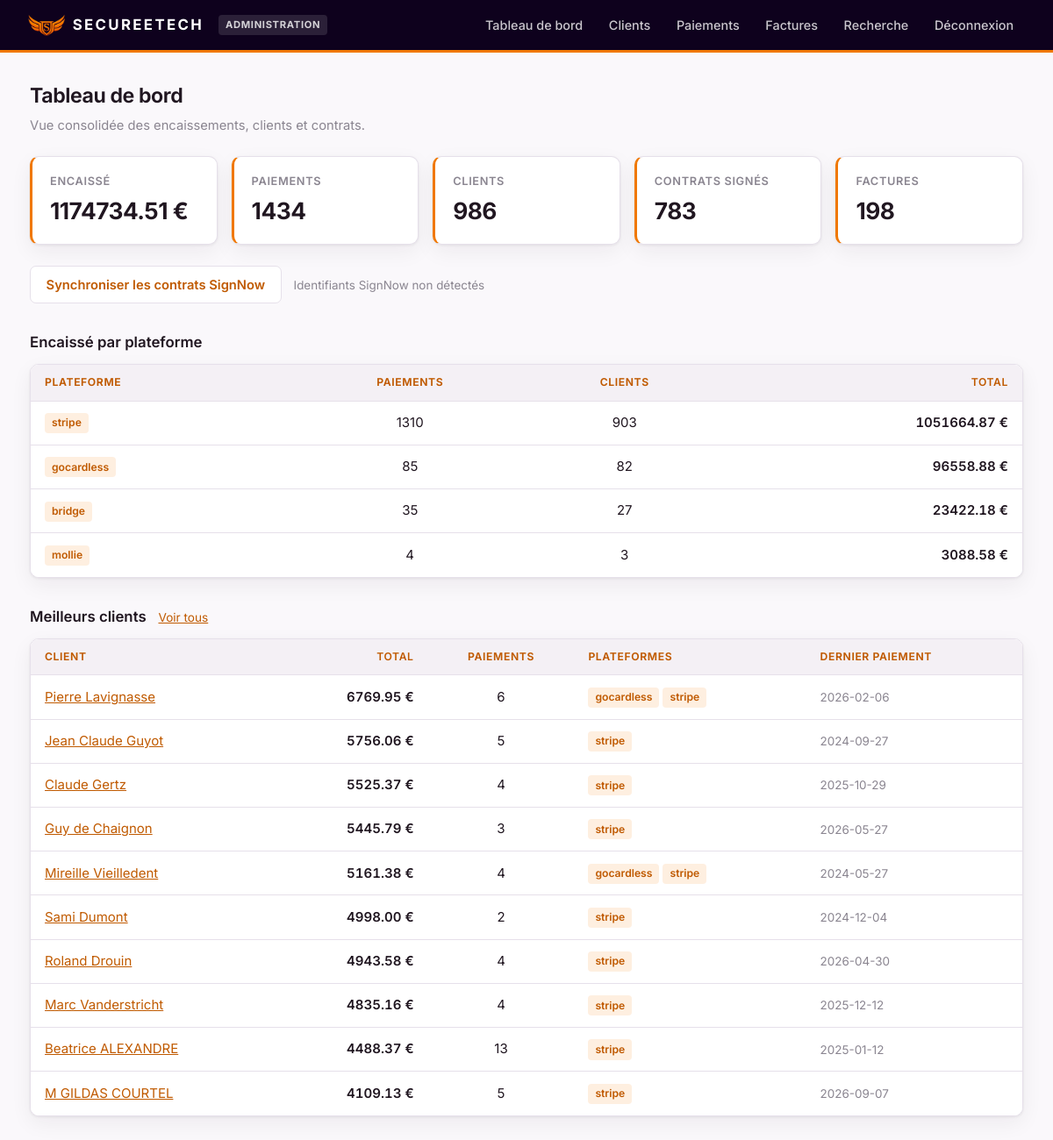
The page / (signed in) on the database its author committed.
### tables this page shows
CREATE TABLE paiements (
        id INTEGER PRIMARY KEY AUTOINCREMENT,
        date_paiement TEXT NOT NULL,
        source TEXT NOT NULL,
        montant REAL NOT NULL,
        client_nom TEXT,
        email TEXT,
        statut TEXT DEFAULT 'pending',
        reference_externe TEXT,
        metadonnees TEXT,
        synchronise INTEGER DEFAULT 0,
        created_at TEXT DEFAULT CURRENT_TIMESTAMP
    , entite TEXT DEFAULT '');

CREATE TABLE clients_summary (
        id INTEGER PRIMARY KEY,
        client_nom TEXT UNIQUE,
        total_paiements REAL,
        nb_transactions INTEGER,
        sources TEXT,
        dernier_paiement TEXT,
        email TEXT
    );

### app.py (the view)
@app.route('/')
@admin_required
def index():
    paiements = database.obtenir_tous_paiements()
    factures = database.obtenir_toutes_factures()
    clients = database.obtenir_clients_summary()
    total_paiements = sum(p['montant'] for p in paiements)
    total_factures = sum(f['montant'] for f in factures)
    repartition = {}
    for p in paiements:
        bloc = repartition.setdefault(p['source'], {'source': p['source'], 'nb': 0,
                                                    'total': 0.0, 'noms': set()})
        bloc['nb'] += 1
        bloc['total'] += p['montant'] or 0
        bloc['noms'].add((p['client_nom'] or '').lower())
    par_source = sorted(
        ({'source': b['source'], 'nb': b['nb'], 'total': b['total'],
          'clients': len(b['noms'])} for b in repartition.values()),
        key=lambda b: b['total'], reverse=True)
    return render_template('index.html',
                         total_paiements=total_paiements,
                         total_factures=total_factures,
                         nb_clients=len(clients),
                         nb_paiements=len(paiements),
                         par_source=par_source,
                         contrats=database.compter_contrats(),
                         nb_factures_ext=database.compter_factures(),
                         signnow_pret=signnow.configure(),
                         clients_top=clients[:10])

### app.py (called while the page is built)
def admin_required(f):
    @wraps(f)
    def decorated_function(*args, **kwargs):
        role = session.get('role')
        if not role:
            return redirect(url_for('connexion'))
        if role != 'admin':
            return redirect(url_for('recherche'))
        return f(*args, **kwargs)
    return decorated_function

@app.context_processor
def injecter_role():
    return {'role': session.get('role'), 'est_admin': session.get('role') == 'admin'}

### database.py (called while the page is built)
def get_connection():
    conn = sqlite3.connect(DATABASE_URL)
    conn.row_factory = sqlite3.Row
    return conn

def obtenir_tous_paiements():
    conn = get_connection()
    cursor = conn.cursor()
    cursor.execute('SELECT * FROM paiements ORDER BY date_paiement DESC')
    paiements = [dict(row) for row in cursor.fetchall()]
    conn.close()
    return paiements

def obtenir_toutes_factures():
    conn = get_connection()
    cursor = conn.cursor()
    cursor.execute('SELECT * FROM factures ORDER BY date_facture DESC')
    factures = [dict(row) for row in cursor.fetchall()]
    conn.close()
    return factures

def compter_factures():
    conn = get_connection()
    cursor = conn.cursor()
    try:
        cursor.execute("SELECT COUNT(*) FROM factures_externes")
        return cursor.fetchone()[0] or 0
    except Exception:
        return 0
    finally:
        conn.close()

def compter_contrats():
    conn = get_connection()
    cursor = conn.cursor()
    try:
        cursor.execute('SELECT COUNT(*), SUM(signe) FROM contrats')
        total, signes = cursor.fetchone()
        return {'total': total or 0, 'signes': signes or 0}
    except Exception:
        return {'total': 0, 'signes': 0}
    finally:
        conn.close()

### signnow.py (called while the page is built)
def _identifiants():
    return {
        'client_id': os.getenv('SIGNNOW_CLIENT_ID', ''),
        'client_secret': os.getenv('SIGNNOW_CLIENT_SECRET', ''),
        'access_token': os.getenv('SIGNNOW_INITIAL_ACCESS_TOKEN', ''),
        'refresh_token': os.getenv('SIGNNOW_INITIAL_REFRESH_TOKEN', ''),
    }

def configure():
    ids = _identifiants()
    return bool(ids['access_token'] or (ids['client_id'] and ids['refresh_token']))

### templates/index.html (shortened to what this page needs)
{% extends "base.html" %}
{% block content %}
<h2>Tableau de bord</h2>
<p class="sous-titre">Vue consolidée des encaissements, clients et contrats.</p>
<div class="stats">
  <div class="stat"><div class="libelle">Encaissé</div><div class="valeur">{{ "%.2f"|format(total_paiements) }} €</div></div>
  <div class="stat"><div class="libelle">Paiements</div><div class="valeur">{{ nb_paiements }}</div></div>
  <div class="stat"><div class="libelle">Clients</div><div class="valeur">{{ nb_clients }}</div></div>
  <div class="stat"><div class="libelle">Contrats signés</div><div class="valeur">{{ contrats.signes }}</div></div>
  <div class="stat"><div class="libelle">Factures</div><div class="valeur">{{ nb_factures_ext }}</div></div>
</div>
<div style="margin:1.25rem 0;">
  <a class="bouton {{ '' if signnow_pret else 'secondaire' }}" href="{{ url_for('sync_signnow') }}">Synchroniser les contrats SignNow</a>
  {% if not signnow_pret %}<span class="discret" style="margin-left:.6rem;">Identifiants SignNow non détectés</span>{% endif %}
</div>
<h3>Encaissé par plateforme</h3>
<div class="carte">
  <table>
    <thead><tr><th>Plateforme</th><th class="centre">Paiements</th><th class="centre">Clients</th><th class="num">Total</th></tr></thead>
    <tbody>
      {% for s in par_source %}
      <tr>
        <td><span class="tag">{{ s.source }}</span></td>
        <td class="centre">{{ s.nb }}</td>
        <td class="centre">{{ s.clients }}</td>
        <td class="num">{{ "%.2f"|format(s.total) }} €</td>
      </tr>
      {% endfor %}
    </tbody>
  </table>
</div>
<h3>Meilleurs clients <a href="{{ url_for('clients') }}" style="font-size:.85rem; font-weight:400; margin-left:.6rem;">Voir tous</a></h3>
<div class="carte">
  <table>
    <thead><tr><th>Client</th><th class="num">Total</th><th class="centre">Paiements</th><th>Plateformes</th><th>Dernier paiement</th></tr></thead>
    <tbody>
      {% for c in clients_top %}
      <tr>
        <td><a href="{{ url_for('detail_client', client_nom=c.client_nom) }}">{{ c.client_nom }}</a></td>
        <td class="num">{{ "%.2f"|format(c.total_paiements) }} €</td>
        <td class="centre">{{ c.nb_transactions }}</td>
        <td>{% for s in (c.sources or '').split(',') if s %}<span class="tag">{{ s }}</span>{% endfor %}</td>
        <td class="discret">{{ c.dernier_paiement }}</td>
      </tr>
      {% endfor %}
    </tbody>
  </table>
</div>
{% endblock %}

### templates/base.html (shortened to what this page needs)
<!DOCTYPE html>
<html lang="fr">
<head>
</head>
<body>
  {% if role %}
  <div class="navbar">
    <div class="marque">
      <img src="{{ url_for("static", filename="logo-secureetech.png") }}" alt="" style="height:26px;">
      <span style="letter-spacing:.14em;">SECUREETECH</span>
      <span class="badge-role">{{ 'Administration' if est_admin else 'Commercial' }}</span>
    </div>
    <div class="liens">
      {% if est_admin %}
        <a href="{{ url_for('index') }}">Tableau de bord</a>
        <a href="{{ url_for('clients') }}">Clients</a>
        <a href="{{ url_for('paiements') }}">Paiements</a>
        <a href="{{ url_for('factures') }}">Factures</a>
      {% endif %}
      <a href="{{ url_for('recherche') }}">Recherche</a>
      <a href="{{ url_for('deconnexion') }}">Déconnexion</a>
    </div>
  </div>
  {% endif %}
  <div class="container">{% block content %}{% endblock %}</div>
</body>
</html>

### templates/base.html (style rules this page uses)
:root { --orange: #f07800; --orange-fonce: #c05a00; --violet: #2a0c52; --violet-nuit: #0e011d; --encre: #201620; --gris: #8a8590; --gris-clair: #f4f0f5; --bordure: #e6e0ea; --fond: #faf8fb; --blanc: #fff; --creme: #fbf1e7; --vert: #1f9d55; --rayon: 10px; --ombre: 0 1px 3px rgba(32,22,32,.07), 0 8px 24px rgba(32,22,32,.06); }
* { margin:0; padding:0; box-sizing:border-box; }
body { font-family:'Inter',-apple-system,BlinkMacSystemFont,'Segoe UI',sans-serif; background:var(--fond); color:var(--encre); font-size:15px; line-height:1.5; -webkit-font-smoothing:antialiased; }
.navbar { background:var(--violet-nuit); color:#fff; padding:0 2rem; display:flex; justify-content:space-between; align-items:center; height:60px; }
.marque { font-weight:700; font-size:1.05rem; letter-spacing:-.01em; display:flex; align-items:center; gap:.55rem; }
.navbar { border-bottom:3px solid var(--orange); }
.liens { display:flex; align-items:center; gap:.25rem; }
.navbar a { color:rgba(255,255,255,.78); text-decoration:none; padding:.45rem .8rem; border-radius:6px; font-size:.9rem; font-weight:500; transition:background .15s,color .15s; }
.badge-role { font-size:.7rem; text-transform:uppercase; letter-spacing:.06em; padding:.2rem .5rem; border-radius:4px; background:rgba(255,255,255,.12); color:rgba(255,255,255,.8); margin-left:.5rem; }
.container { max-width:1180px; margin:2rem auto; padding:0 1.5rem; }
h2 { font-size:1.45rem; font-weight:650; letter-spacing:-.02em; margin-bottom:.35rem; }
h3 { font-size:1.05rem; font-weight:600; margin:2rem 0 .75rem; }
.sous-titre { color:var(--gris); font-size:.92rem; margin-bottom:1.5rem; }
.carte { background:var(--blanc); border:1px solid var(--bordure); border-radius:var(--rayon); box-shadow:var(--ombre); overflow:hidden; }
.stats { display:grid; grid-template-columns:repeat(auto-fit,minmax(190px,1fr)); gap:1rem; margin:1.5rem 0; }
.stat { background:var(--blanc); border:1px solid var(--bordure); border-left:3px solid var(--orange); border-radius:var(--rayon); padding:1.1rem 1.25rem; box-shadow:var(--ombre); }
.stat .libelle { color:var(--gris); font-size:.8rem; text-transform:uppercase; letter-spacing:.05em; font-weight:600; }
.stat .valeur { font-size:1.65rem; font-weight:680; letter-spacing:-.02em; margin-top:.3rem; }
table { width:100%; border-collapse:collapse; background:var(--blanc); }
thead th { background:var(--gris-clair); color:var(--orange-fonce); font-size:.76rem; font-weight:650; text-transform:uppercase; letter-spacing:.05em; text-align:left; padding:.7rem 1rem; border-bottom:1px solid var(--bordure); white-space:nowrap; }
tbody td { padding:.8rem 1rem; border-bottom:1px solid var(--bordure); vertical-align:middle; }
tbody tr:last-child td { border-bottom:none; }
.num { text-align:right; font-variant-numeric:tabular-nums; font-weight:600; }
.centre { text-align:center; }
.discret { color:var(--gris); font-size:.84rem; }
.tag { display:inline-block; background:rgba(240,120,0,.12); color:var(--orange-fonce); padding:.15rem .5rem; border-radius:4px; font-size:.76rem; font-weight:600; margin-right:.25rem; }
button, .bouton { background:var(--orange-fonce); color:#fff; border:none; padding:.58rem 1.1rem; border-radius:7px; font-size:.92rem; font-weight:600; font-family:inherit; cursor:pointer; text-decoration:none; display:inline-block; white-space:nowrap; transition:background .15s; }
.bouton.secondaire { background:var(--blanc); color:var(--orange-fonce); border:1px solid var(--bordure); }
a { color:var(--orange-fonce); }

### rows shown on the page
paiements: source "stripe", nb "1310", clients "903", total "1051664.87"
paiements: source "gocardless", nb "85", clients "82", total "96558.88"
paiements: source "bridge", nb "35", clients "27", total "23422.18"
paiements: source "mollie", nb "4", clients "3", total "3088.58"
clients_summary: client_nom "Pierre Lavignasse", total_paiements "6769.95", nb_transactions "6", s "gocardless" "stripe", dernier_paiement "2026-02-06"
clients_summary: client_nom "Jean Claude Guyot", total_paiements "5756.06", nb_transactions "5", sources "stripe", dernier_paiement "2024-09-27"
clients_summary: client_nom "Claude Gertz", total_paiements "5525.37", nb_transactions "4", sources "stripe", dernier_paiement "2025-10-29"
clients_summary: client_nom "Guy de Chaignon", total_paiements "5445.79", nb_transactions "3", sources "stripe", dernier_paiement "2026-05-27"
clients_summary: client_nom "Mireille Vieilledent", total_paiements "5161.38", nb_transactions "4", s "gocardless" "stripe", dernier_paiement "2024-05-27"
clients_summary: client_nom "Sami Dumont", total_paiements "4998.00", nb_transactions "2", sources "stripe", dernier_paiement "2024-12-04"
clients_summary: client_nom "Roland Drouin", total_paiements "4943.58", nb_transactions "4", sources "stripe", dernier_paiement "2026-04-30"
clients_summary: client_nom "Marc Vanderstricht", total_paiements "4835.16", nb_transactions "4", sources "stripe", dernier_paiement "2025-12-12"
clients_summary: client_nom "Beatrice ALEXANDRE", total_paiements "4488.37", nb_transactions "13", sources "stripe", dernier_paiement "2025-01-12"
clients_summary: client_nom "M GILDAS COURTEL", total_paiements "4109.13", nb_transactions "5", sources "stripe", dernier_paiement "2026-09-07"

### other values the page prints
{{ 'Administration' if est_admin else 'Commercial' }} "ADMINISTRATION"
{{ "%.2f"|format(total_paiements) }} "1174734.51"
{{ nb_paiements }} "1434"
{{ nb_clients }} "986"
{{ contrats.signes }} "783"
{{ nb_factures_ext }} "198"
